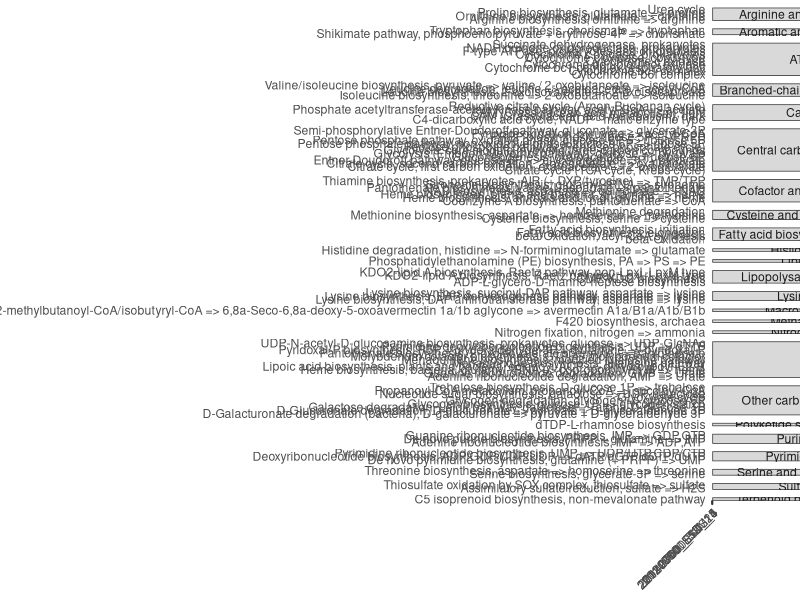
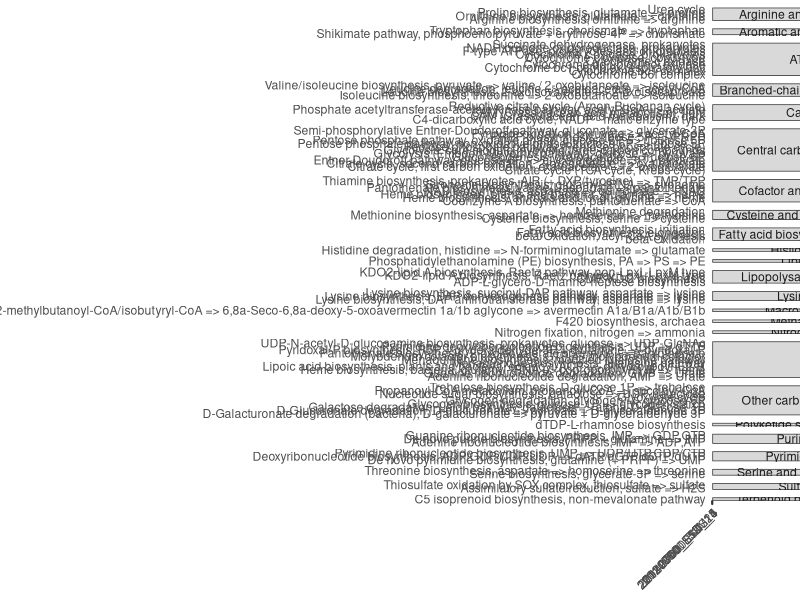

The R source for these figures, in order:
## ---- chunk 1
library(readxl)
library(tidyverse)
## ---- chunk 2
bog_sel_genomes_co2 <- c('20110800_S2M_3', '20120700_S1D_25', 
                         '20120800_E1D_14', '20140700_E14_11')

bog_sel_genomes_ch4 <- c('20110800_S2M_3', '20120600_S1S_4',
                         '20140700_E14_11')

modules_bog <- read_xlsx('input/bog_METABOLIC_result.xlsx', sheet = 3) %>% 
  select(Module.ID, Module, Module.Category, contains('Module.presence')) %>% 
  pivot_longer(contains('Module.presence'), names_to = 'genome', values_to = 'Presence') %>% 
  mutate(genome = str_remove(genome, 'X'),
         genome = str_remove(genome, '.Module.presence'),
         Module.Category = ifelse(is.na(Module.Category), 'Other', Module.Category)) %>% 
  filter(genome %in% c(bog_sel_genomes_ch4, bog_sel_genomes_co2),
         Presence == 'Present')
## ---- chunk 3
bog_modules_plot <- modules_bog %>% 
  ggplot() +
  geom_tile(aes(x = genome,
                y = Module),
            fill = 'purple',
            color = 'white') +
  theme_bw() +
  facet_grid(rows = vars(Module.Category),
             scales = 'free_y',
             space = 'free') +
  scale_x_discrete(expand = c(0, 0)) +
  scale_y_discrete(expand = c(0, 0)) +
  theme(axis.title = element_blank(),
        #axis.text.y = element_blank(),
        axis.ticks.y = element_blank(),
        strip.text.y = element_text(angle = 0),
        axis.text.x = element_text(angle = 45, hjust = 1),
        panel.grid.major = element_blank(),
        panel.grid.minor = element_blank(),
        strip.placement = 'outside')  

bog_modules_plot

ggsave('figures/Supplementary_fig_3.png', bog_modules_plot, 
       dpi = 300, height = 12, width = 15)
